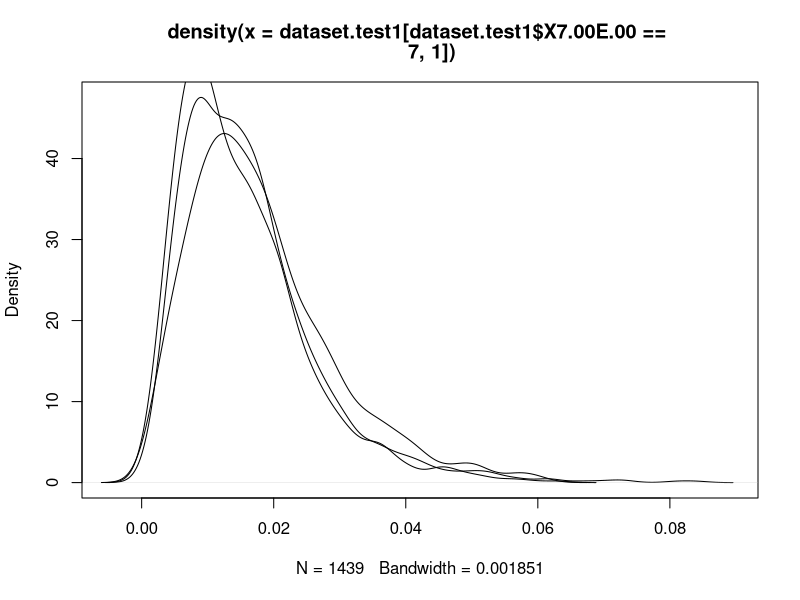
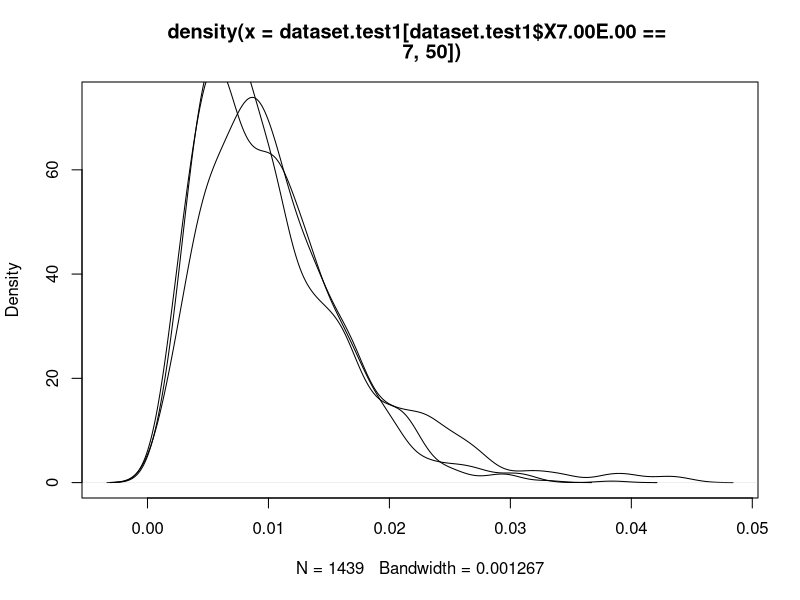
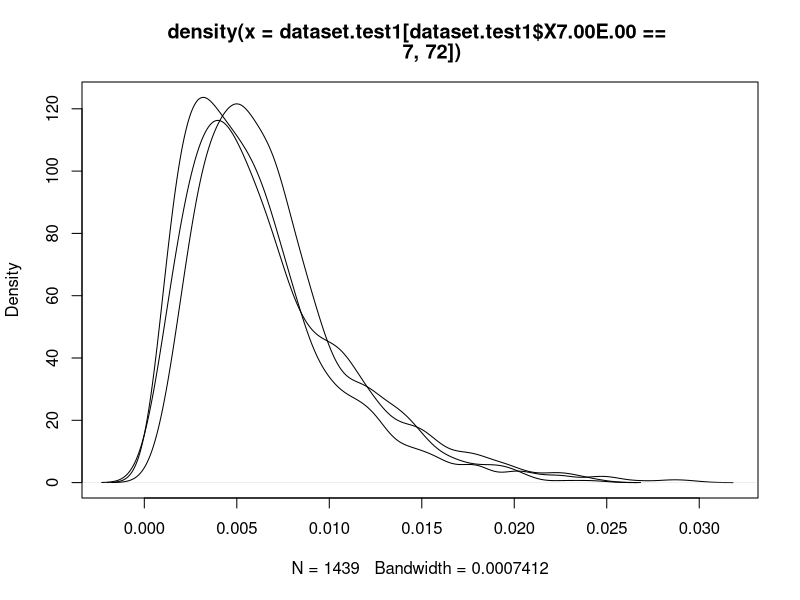

Recreate these plots in R, in order.
dataset.test1 = read.csv('train_subject1_psd01.csv')
plot(density(dataset.test1[dataset.test1$X7.00E.00==7,1]))
lines(density(dataset.test1[dataset.test1$X7.00E.00==2,1]))
lines(density(dataset.test1[dataset.test1$X7.00E.00==3,1]))
#lines(density(dataset.test1[,20]))

plot(density(dataset.test1[dataset.test1$X7.00E.00==7,50]))
lines(density(dataset.test1[dataset.test1$X7.00E.00==2,50]))
lines(density(dataset.test1[dataset.test1$X7.00E.00==3,50]))

plot(density(dataset.test1[dataset.test1$X7.00E.00==7,72]))
lines(density(dataset.test1[dataset.test1$X7.00E.00==2,72]))
lines(density(dataset.test1[dataset.test1$X7.00E.00==3,72]))

correlationMatrix = cor(dataset.test1[,-97])
correlationDataframe = data.frame(correlationMatrix)

for(i in seq(1,96,1)){
  for(j in seq(i,96,1)){
    if(abs(correlationMatrix[i,j])>0.6 && i!=j){
      print(paste(i,j,correlationMatrix[i,j]))
    }
  }
}

var(dataset.test1)
apply(dataset.test1,2,var)
